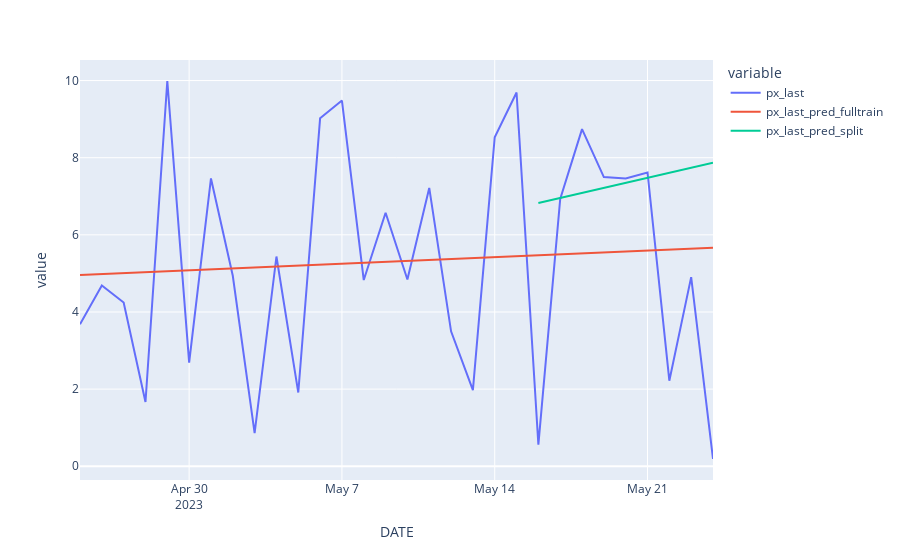

Notebook code for this chart:
### Code cell
# Last example wasn't very interesting. We fit the model to the entirety of the data,
# telling us little about whether the model is useful or not. 
#
# Instead, let's split the data into a "Train/Test" split. Being time series, we'll 
# train on the first 3 weeks (21 days) and forecast (test) the remaining 9 days.

train_df = base_df.iloc[:21]
test_df = base_df[["DATE", "date_ordinal"]].iloc[21:]

linear_model_split = LinearRegression()
X_train = train_df[["date_ordinal"]]
y_train = train_df["px_last"]

linear_model_split.fit(X_train, y_train)

X_test = test_df[["date_ordinal"]]
test_df["px_last_pred_split"] = linear_model_split.predict(X_test)

df_withavgs.loc[test_df.index, 'px_last_pred_split'] = test_df['px_last_pred_split']
df_withavgs

px.line(df_withavgs, x="DATE", y=["px_last", "px_last_pred_fulltrain", "px_last_pred_split"])

### Figure 1 — Plotly figure (JSON) as saved in the notebook; plotly's stock layout.template omitted (floating-point values rounded to 4 significant figures)
{"data": [{"hovertemplate": "variable=px_last<br>DATE=%{x}<br>value=%{y}<extra></extra>", "legendgroup": "px_last", "line": {"color": "#636efa", "dash": "solid"}, "marker": {"symbol": "circle"}, "mode": "lines", "name": "px_last", "orientation": "v", "showlegend": true, "type": "scatter", "x": ["2023-04-25T00:00:00", "2023-04-26T00:00:00", "2023-04-27T00:00:00", "2023-04-28T00:00:00", "2023-04-29T00:00:00", "2023-04-30T00:00:00", "2023-05-01T00:00:00", "2023-05-02T00:00:00", "2023-05-03T00:00:00", "2023-05-04T00:00:00", "2023-05-05T00:00:00", "2023-05-06T00:00:00", "2023-05-07T00:00:00", "2023-05-08T00:00:00", "2023-05-09T00:00:00", "2023-05-10T00:00:00", "2023-05-11T00:00:00", "2023-05-12T00:00:00", "2023-05-13T00:00:00", "2023-05-14T00:00:00", "2023-05-15T00:00:00", "2023-05-16T00:00:00", "2023-05-17T00:00:00", "2023-05-18T00:00:00", "2023-05-19T00:00:00", "2023-05-20T00:00:00", "2023-05-21T00:00:00", "2023-05-22T00:00:00", "2023-05-23T00:00:00", "2023-05-24T00:00:00"], "xaxis": "x", "y": [3.679, 4.688, 4.246, 1.666, 9.988, 2.686, 7.462, 4.938, 0.8603, 5.438, 1.911, 9.02, 9.48, 4.827, 6.571, 4.841, 7.215, 3.498, 1.972, 8.53, 9.692, 0.5587, 6.933, 8.74, 7.498, 7.463, 7.618, 2.218, 4.902, 0.188], "yaxis": "y"}, {"hovertemplate": "variable=px_last_pred_fulltrain<br>DATE=%{x}<br>value=%{y}<extra></extra>", "legendgroup": "px_last_pred_fulltrain", "line": {"color": "#EF553B", "dash": "solid"}, "marker": {"symbol": "circle"}, "mode": "lines", "name": "px_last_pred_fulltrain", "orientation": "v", "showlegend": true, "type": "scatter", "x": ["2023-04-25T00:00:00", "2023-04-26T00:00:00", "2023-04-27T00:00:00", "2023-04-28T00:00:00", "2023-04-29T00:00:00", "2023-04-30T00:00:00", "2023-05-01T00:00:00", "2023-05-02T00:00:00", "2023-05-03T00:00:00", "2023-05-04T00:00:00", "2023-05-05T00:00:00", "2023-05-06T00:00:00", "2023-05-07T00:00:00", "2023-05-08T00:00:00", "2023-05-09T00:00:00", "2023-05-10T00:00:00", "2023-05-11T00:00:00", "2023-05-12T00:00:00", "2023-05-13T00:00:00", "2023-05-14T00:00:00", "2023-05-15T00:00:00", "2023-05-16T00:00:00", "2023-05-17T00:00:00", "2023-05-18T00:00:00", "2023-05-19T00:00:00", "2023-05-20T00:00:00", "2023-05-21T00:00:00", "2023-05-22T00:00:00", "2023-05-23T00:00:00", "2023-05-24T00:00:00"], "xaxis": "x", "y": [4.958, 4.982, 5.007, 5.031, 5.055, 5.08, 5.104, 5.128, 5.153, 5.177, 5.201, 5.226, 5.25, 5.274, 5.299, 5.323, 5.347, 5.372, 5.396, 5.421, 5.445, 5.469, 5.494, 5.518, 5.542, 5.567, 5.591, 5.615, 5.64, 5.664], "yaxis": "y"}, {"hovertemplate": "variable=px_last_pred_split<br>DATE=%{x}<br>value=%{y}<extra></extra>", "legendgroup": "px_last_pred_split", "line": {"color": "#00cc96", "dash": "solid"}, "marker": {"symbol": "circle"}, "mode": "lines", "name": "px_last_pred_split", "orientation": "v", "showlegend": true, "type": "scatter", "x": ["2023-04-25T00:00:00", "2023-04-26T00:00:00", "2023-04-27T00:00:00", "2023-04-28T00:00:00", "2023-04-29T00:00:00", "2023-04-30T00:00:00", "2023-05-01T00:00:00", "2023-05-02T00:00:00", "2023-05-03T00:00:00", "2023-05-04T00:00:00", "2023-05-05T00:00:00", "2023-05-06T00:00:00", "2023-05-07T00:00:00", "2023-05-08T00:00:00", "2023-05-09T00:00:00", "2023-05-10T00:00:00", "2023-05-11T00:00:00", "2023-05-12T00:00:00", "2023-05-13T00:00:00", "2023-05-14T00:00:00", "2023-05-15T00:00:00", "2023-05-16T00:00:00", "2023-05-17T00:00:00", "2023-05-18T00:00:00", "2023-05-19T00:00:00", "2023-05-20T00:00:00", "2023-05-21T00:00:00", "2023-05-22T00:00:00", "2023-05-23T00:00:00", "2023-05-24T00:00:00"], "xaxis": "x", "y": [null, null, null, null, null, null, null, null, null, null, null, null, null, null, null, null, null, null, null, null, null, 6.825, 6.956, 7.086, 7.217, 7.347, 7.477, 7.608, 7.738, 7.869], "yaxis": "y"}], "layout": {"legend": {"title": {"text": "variable"}, "tracegroupgap": 0}, "margin": {"t": 60}, "xaxis": {"anchor": "y", "domain": [0, 1], "title": {"text": "DATE"}}, "yaxis": {"anchor": "x", "domain": [0, 1], "title": {"text": "value"}}}}
